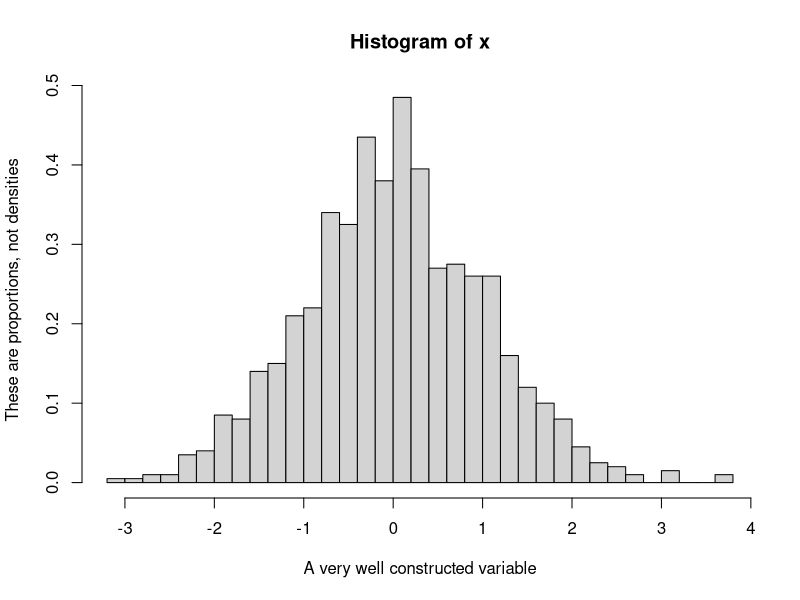

Generate this figure with R:
### R code from vignette source '/tmp/lyx_tmpdir.T17234/lyx_tmpbuf2/article-2.Rnw'
### Encoding: UTF-8

###################################################
### code chunk number 1: article-2.Rnw:24-25
###################################################
  if(exists(".orig.enc")) options(encoding = .orig.enc)


###################################################
### code chunk number 2: article-2.Rnw:172-173
###################################################
dir.create("plots", showWarnings=F)


###################################################
### code chunk number 3: Roptions
###################################################
options(width=100, prompt="> ", continue="+  ")
options(useFancyQuotes = FALSE) 
set.seed(12345)
## Just for safe keeping, copy the par
op <- par() 
options(SweaveHooks=list(fig=function() par(ps=12)))
pdf.options(onefile=F,family="Times",pointsize=12)


###################################################
### code chunk number 4: one
###################################################
set.seed(234234)
x <- rnorm(1000)
mean(x)
sd(x)


###################################################
### code chunk number 5: two
###################################################
hist(x, xlab = "A very well constructed variable", prob = TRUE, ylab = "These are proportions, not densities", breaks = 25)


###################################################
### code chunk number 6: three1
###################################################
dat <- data.frame(x1 = rnorm(1000), x2 = rnorm(1000))
b0 <- 0.5; b1 <- 0.7; b2 <- 0.15; se <- 10
dat$y <- b0 + b1*dat$x1 + b2*dat$x2 + se*rnorm(1000)
m0 <- lm(y ~ x1, data = dat)
m1 <- lm(y ~ x1 + x2, data = dat)
summary(m1)


###################################################
### code chunk number 7: three2
###################################################
require(rockchalk)
outreg(list("Model of Student Behavior" = m0, "A More Elaborate Model" = m1), varLabels = c("x1" = "Studying", "x2" = "Math Lessons"))
